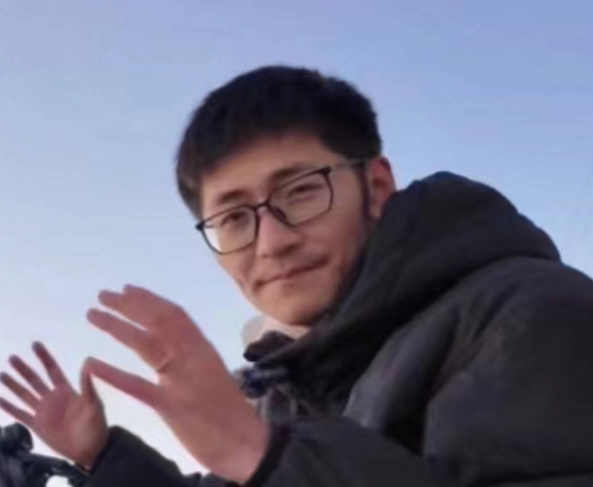
#> input picture data/all_test_data/Tim.jpg, 1186 x 973 px, found by its file name (shown at 1/2 size); its folder holds only this picture in this run
$ python result_concat.py
#> lines starting #> are read from the running program, lines starting #| are printed output that depends on the picture
from PIL import Image
import cv2
import os
import numpy as np
from tqdm import tqdm

# [7 lines of commented-out code are left out]


def resize_and_fill(image_path, new_size:tuple) -> Image.Image:
    original_image = Image.open(image_path)
    old_width, old_height = original_image.size

    if old_width > old_height:
        # new_width = new_size[0]
        new_width = min(new_size)
        new_height = new_width*old_height/old_width
    else:
        # new_height = new_size[1]
        new_height = min(new_size)
        new_width = new_height*old_width/old_height

    resized_image = original_image.resize((int(new_width), int(new_height)))
    new_image = Image.new("RGB", new_size, (0, 0, 0))

    paste_position = (int((new_size[0] - new_width) // 2), int((new_size[1] - new_height) // 2))
    new_image.paste(resized_image, paste_position)
    return new_image


def pic_frame(image_path, txt, size:tuple) -> Image.Image:
    image = Image.open(image_path).resize((size[0]-size[0]//40, size[1]-size[1]//40))
    old_width, old_height = image.size
    new_image = Image.new("RGB", size, (0, 0, 0))
    paste_position = (int((size[0]-old_width) // 2), int((size[1]-old_height) // 2))
    new_image.paste(image, paste_position)
    new_image = cv2.putText(np.array(new_image), txt, (50,50), fontFace=cv2.FONT_HERSHEY_SIMPLEX, fontScale=0.8, color=(0,0,255), thickness=2)
    return new_image


def main():
    # 1. set input path
    target_size = 1024
    # ['3dpixel2_sd', 'papercutout_sd', '3dexaggeration_sd', 'graffitisplash_sd', 'holographic_sd']
    # ['3dpixel2sd', 'papercutoutsd', 'colorfulrhythmsd', 'joyfulcartoonsd']
    lora_id = "joyfulcartoonsd"
    test_data_id = "all_test_data"
    ori_input = fr'./data/{test_data_id}'

    xl_results_dir = fr"/mnt/nfs/file_server/public/mingjiahui/experiments/faceid/untreated_output/{test_data_id}/{lora_id}"
    save_path = fr"/mnt/nfs/file_server/public/mingjiahui/experiments/faceid/treated_result/compare_diff_i2i_t2i/{test_data_id}/{lora_id}"
    # save_path = "/home/mingjiahui/projects/IpAdapter/IP-Adapter/data/other/debug.jpg"
    os.makedirs(save_path, exist_ok=True)

    # 2. prepare data
    ori_results = [os.path.join(ori_input, name) for name in os.listdir(ori_input)]

    # 4. processing
    result = None
    for ori_path in tqdm(ori_results):
        image_name = os.path.basename(ori_path)

        t2i_pipe1_Path = os.path.join(xl_results_dir, "only_faceid_0.7", image_name)
        t2i_pipe2_Path = os.path.join(xl_results_dir, "only_faceid_plusv2_0.8", image_name)
        t2i_pipe3_Path = os.path.join(xl_results_dir, "faceid_plusV2_0.8--plus_0.3", image_name)
        t2i_pipe4_Path = os.path.join(xl_results_dir, "faceid_plusV2_0.8--controlnet0.2", image_name)
        t2i_pipe5_Path = os.path.join(xl_results_dir, "faceid_plusV2_0.8--plus_0.3--controlnet0.2", image_name)
        t2i_pipe6_Path = os.path.join(xl_results_dir, "faceid_plusV2_0.8--controlnet0.5", image_name)
        t2i_pipe7_Path = os.path.join(xl_results_dir, "faceid_plusV2_0.8--plus_0.3--controlnet0.5", image_name)

        i2i_pipe0_Path = os.path.join(xl_results_dir, "img2img--only_faceid_plusv2_0.8--strength_0.6", image_name)
        i2i_pipe1_Path = os.path.join(xl_results_dir, "img2img--only_faceid_plusv2_0.8--strength_1.0", image_name)
        i2i_pipe2_Path = os.path.join(xl_results_dir, "img2img--faceid_plusV2_0.8--plus_0.3--strength_0.6", image_name)
        i2i_pipe3_Path = os.path.join(xl_results_dir, "img2img--faceid_plusV2_0.8--plus_0.3--strength_1.0", image_name)
        i2i_pipe4_Path = os.path.join(xl_results_dir, "img2img--faceid_plusV2_0.8--controlnet0.2--strength_0.6", image_name)
        i2i_pipe5_Path = os.path.join(xl_results_dir, "img2img--faceid_plusV2_0.8--controlnet0.2--strength_1.0", image_name)
        i2i_pipe6_Path = os.path.join(xl_results_dir, "img2img--faceid_plusV2_0.8--plus_0.3--controlnet0.2--strength_0.6", image_name)
        i2i_pipe7_Path = os.path.join(xl_results_dir, "img2img--faceid_plusV2_0.8--plus_0.3--controlnet0.2--strength_1.0", image_name)
        i2i_pipe8_Path = os.path.join(xl_results_dir, "img2img--faceid_plusV2_0.8--controlnet0.5--strength_0.6", image_name)
        i2i_pipe9_Path = os.path.join(xl_results_dir, "img2img--faceid_plusV2_0.8--controlnet0.5--strength_1.0", image_name)
        i2i_pipe10_Path = os.path.join(xl_results_dir, "img2img--faceid_plusV2_0.8--plus_0.3--controlnet0.5--strength_0.6", image_name)
        i2i_pipe11_Path = os.path.join(xl_results_dir, "img2img--faceid_plusV2_0.8--plus_0.3--controlnet0.5--strength_1.0", image_name)

        if not (os.path.exists(t2i_pipe1_Path) and os.path.exists(t2i_pipe2_Path) and os.path.exists(t2i_pipe3_Path) and \
                os.path.exists(t2i_pipe4_Path) and os.path.exists(t2i_pipe5_Path) and os.path.exists(t2i_pipe6_Path) and \
                os.path.exists(t2i_pipe7_Path) and os.path.exists(i2i_pipe0_Path) and os.path.exists(i2i_pipe1_Path) and \
                os.path.exists(i2i_pipe2_Path) and os.path.exists(i2i_pipe3_Path) and os.path.exists(i2i_pipe4_Path) and \
                os.path.exists(i2i_pipe5_Path) and os.path.exists(i2i_pipe6_Path) and os.path.exists(i2i_pipe7_Path) and \
                os.path.exists(i2i_pipe8_Path) and os.path.exists(i2i_pipe9_Path) and os.path.exists(i2i_pipe10_Path) and \
                os.path.exists(i2i_pipe11_Path)):
            continue

        # [5 lines of commented-out code are left out]

        target_size_tuple = (target_size*2, target_size)
        ori_image = np.array(resize_and_fill(ori_path, target_size_tuple).convert("RGB"))
#> in resize_and_fill, original_image is the input picture: PIL image 1186x973 RGB; mean R, G, B 115.6, 114.4, 133.7
#> in resize_and_fill, `resized_image = original_image.resize((int(new_width), int(new_height)))`:
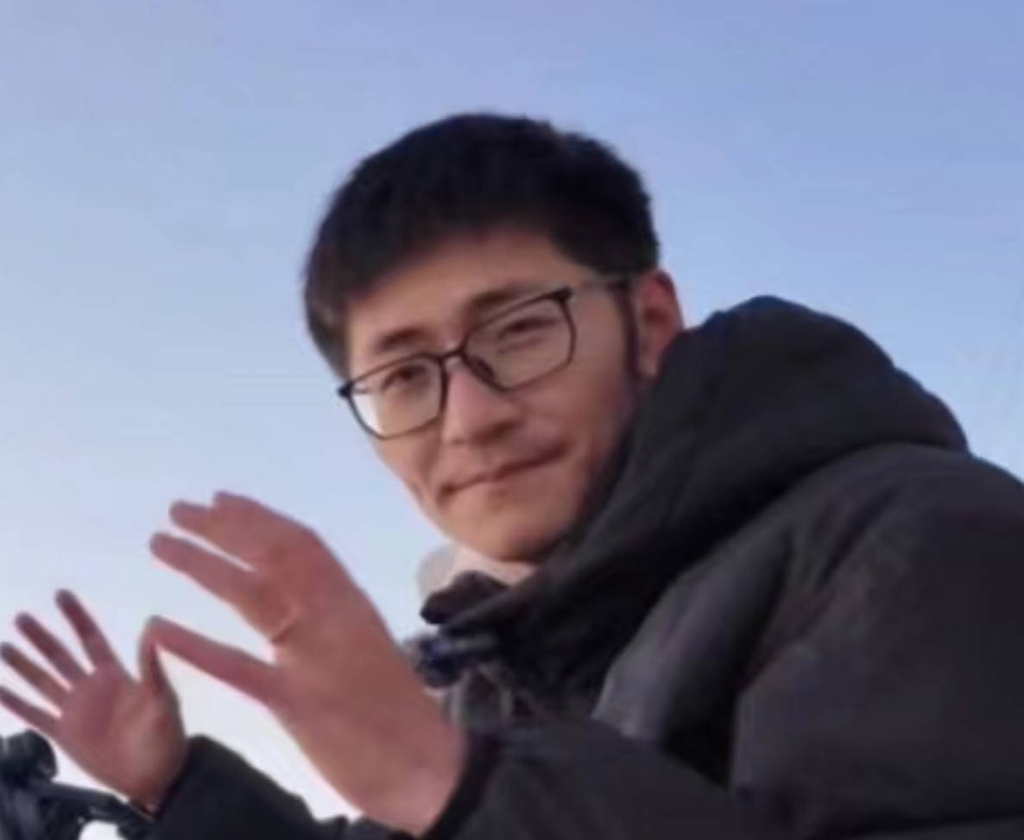
#> resized_image: PIL image 1024x840 RGB; mean R, G, B 115.6, 114.4, 133.7
#> in resize_and_fill, `new_image = Image.new("RGB", new_size, (0, 0, 0))`: new_image: PIL image 2048x1024 RGB; every value is 0
        cv2.putText(ori_image, 'ori', (100,100), fontFace=cv2.FONT_HERSHEY_SIMPLEX, fontScale=2, color=(0,255,0), thickness=3)
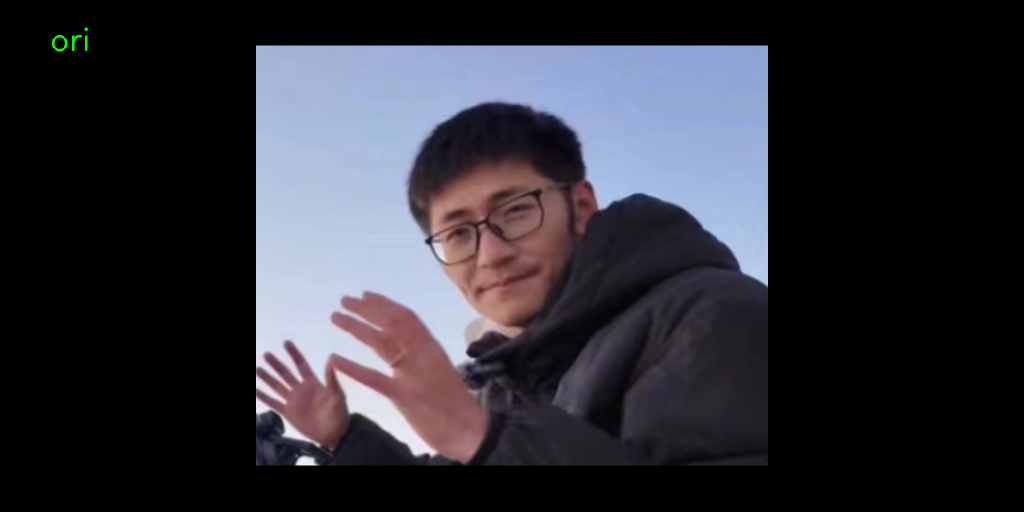
#> ori_image: shape (1024, 2048, 3) (shown at 1/2 size); mean of channels 0, 1, 2 47.4, 47, 54.8; drawn as R, G, B

        t2i_pipe1_result = pic_frame(t2i_pipe1_Path, "t2ipipe1--only_faceid_0.7", target_size_tuple)
#> in pic_frame, `image = Image.open(image_path).resize((size[0]-size[0]//40, size[1]-si..`:
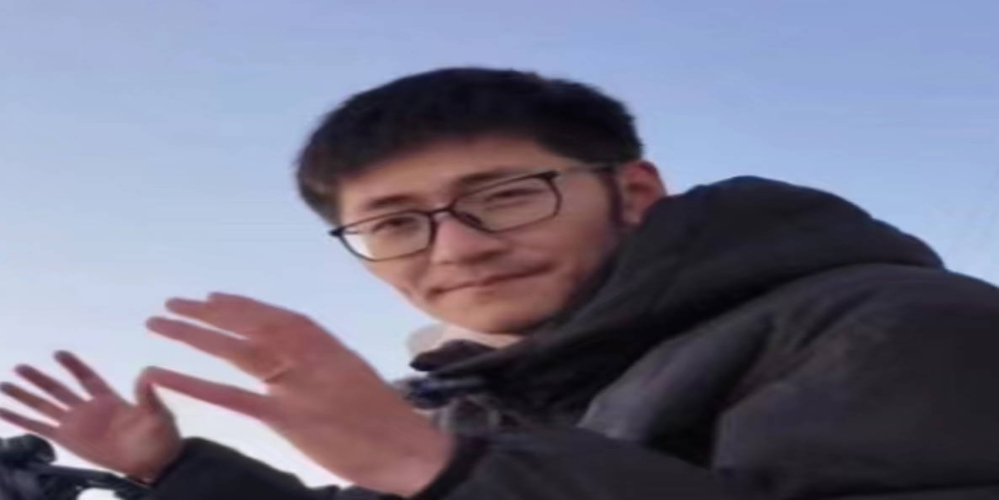
#> image: PIL image 1997x999 RGB (shown at 1/2 size); mean R, G, B 115.6, 114.4, 133.7
#> in pic_frame, `new_image.paste(image, paste_position)`:
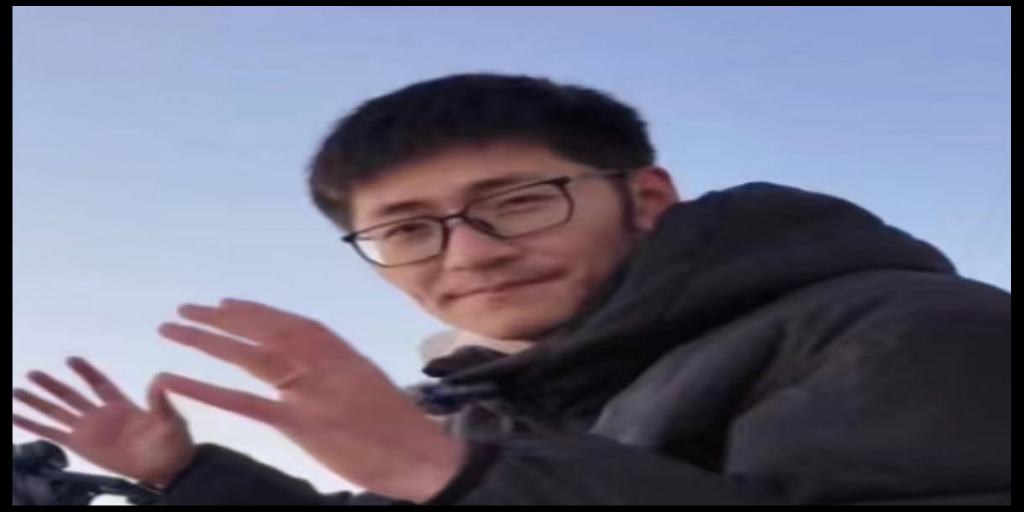
#> new_image: PIL image 2048x1024 RGB (shown at 1/2 size); mean R, G, B 110, 108.9, 127.2
        t2i_pipe2_result = pic_frame(t2i_pipe2_Path, "t2ipipe2--only_faceid_plusv2_0.8", target_size_tuple)
        t2i_pipe3_result = pic_frame(t2i_pipe3_Path, "t2ipipe3--faceid_plusV2_0.8--plus_0.3", target_size_tuple)
        t2i_pipe4_result = pic_frame(t2i_pipe4_Path, "t2ipipe4--faceid_plusV2_0.8--controlnet0.2", target_size_tuple)
        t2i_pipe5_result = pic_frame(t2i_pipe5_Path, "t2ipipe5--faceid_plusV2_0.8--plus_0.3--controlnet0.2", target_size_tuple)
        t2i_pipe6_result = pic_frame(t2i_pipe6_Path, "t2ipipe6--faceid_plusV2_0.8--controlnet0.5", target_size_tuple)
        t2i_pipe7_result = pic_frame(t2i_pipe7_Path, "t2ipipe7--faceid_plusV2_0.8--plus_0.3--controlnet0.5", target_size_tuple)

        i2i_pipe0_result = pic_frame(i2i_pipe0_Path, "i2ipipe0--only_faceid_plusv2_0.8--strength_0.6", target_size_tuple)
        i2i_pipe1_result = pic_frame(i2i_pipe1_Path, "i2ipipe1--only_faceid_plusv2_0.8--strength_1.0", target_size_tuple)
        i2i_pipe2_result = pic_frame(i2i_pipe2_Path, "i2ipipe2--faceid_plusV2_0.8--plus_0.3--strength_0.6", target_size_tuple)
        i2i_pipe3_result = pic_frame(i2i_pipe3_Path, "i2ipipe3--faceid_plusV2_0.8--plus_0.3--strength_1.0", target_size_tuple)
        i2i_pipe4_result = pic_frame(i2i_pipe4_Path, "i2ipipe4--faceid_plusV2_0.8--controlnet0.2--strength_0.6", target_size_tuple)
        i2i_pipe5_result = pic_frame(i2i_pipe5_Path, "i2ipipe5--faceid_plusV2_0.8--controlnet0.2--strength_1.0", target_size_tuple)
        i2i_pipe6_result = pic_frame(i2i_pipe6_Path, "i2ipipe6--faceid_plusV2_0.8--plus_0.3--controlnet0.2--strength_0.6", target_size_tuple)
        i2i_pipe7_result = pic_frame(i2i_pipe7_Path, "i2ipipe7--faceid_plusV2_0.8--plus_0.3--controlnet0.2--strength_1.0", target_size_tuple)
        i2i_pipe8_result = pic_frame(i2i_pipe8_Path, "i2ipipe8--faceid_plusV2_0.8--controlnet0.5--strength_0.6", target_size_tuple)
        i2i_pipe9_result = pic_frame(i2i_pipe9_Path, "i2ipipe9--faceid_plusV2_0.8--controlnet0.5--strength_1.0", target_size_tuple)
        i2i_pipe10_result = pic_frame(i2i_pipe10_Path, "i2ipipe10--faceid_plusV2_0.8--plus_0.3--controlnet0.5--strength_0.6", target_size_tuple)
        i2i_pipe11_result = pic_frame(i2i_pipe11_Path, "i2ipipe11--faceid_plusV2_0.8--plus_0.3--controlnet0.5--strength_1.0", target_size_tuple)

        hconcat0 = cv2.hconcat([ori_image, t2i_pipe1_result])
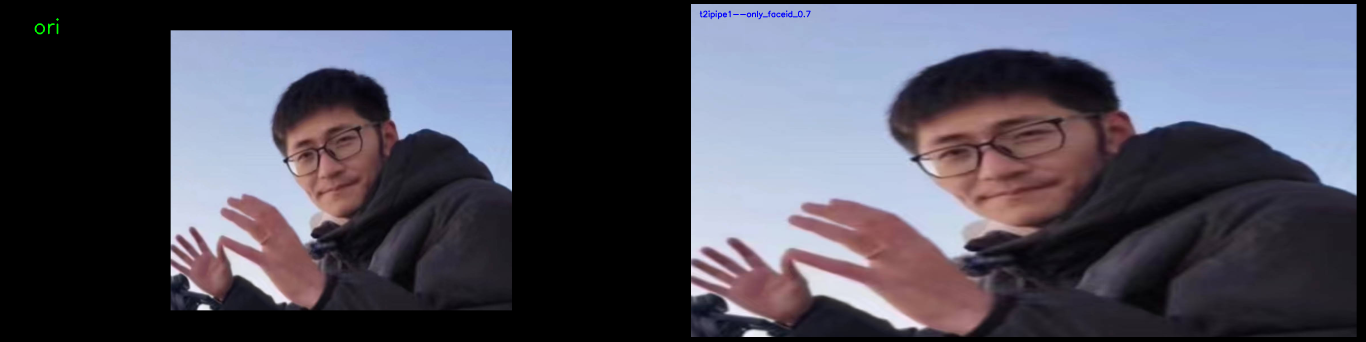
#> hconcat0: shape (1024, 4096, 3) (shown at 1/3 size); mean of channels 0, 1, 2 78.6, 77.9, 91; drawn as R, G, B
        hconcat1 = cv2.hconcat([t2i_pipe2_result, t2i_pipe3_result])
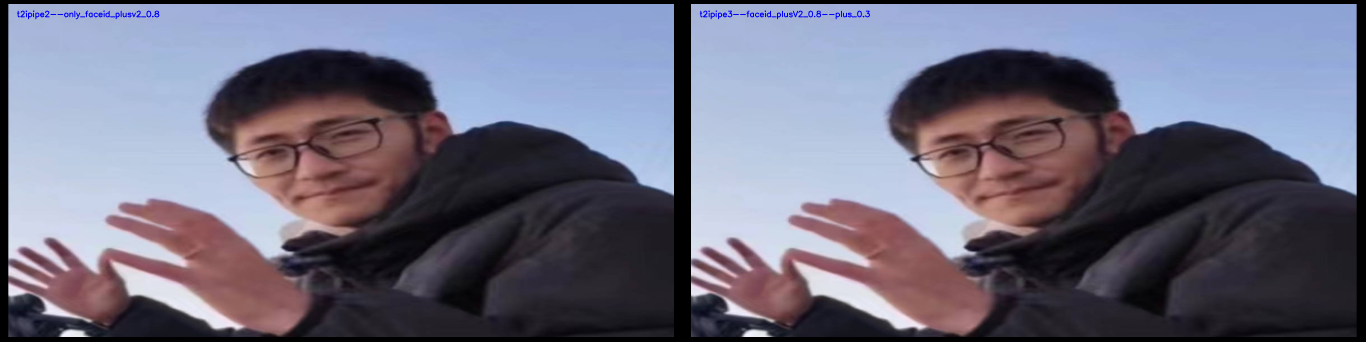
#> hconcat1: shape (1024, 4096, 3) (shown at 1/3 size); mean R, G, B 109.8, 108.6, 127.3
        hconcat2 = cv2.hconcat([t2i_pipe4_result, t2i_pipe5_result])
        hconcat3 = cv2.hconcat([t2i_pipe6_result, t2i_pipe7_result])
        hconcat4 = cv2.hconcat([i2i_pipe0_result, i2i_pipe1_result])
        hconcat5 = cv2.hconcat([i2i_pipe2_result, i2i_pipe3_result])
        hconcat6 = cv2.hconcat([i2i_pipe4_result, i2i_pipe5_result])
        hconcat7 = cv2.hconcat([i2i_pipe6_result, i2i_pipe7_result])
        hconcat8 = cv2.hconcat([i2i_pipe8_result, i2i_pipe9_result])
        hconcat9 = cv2.hconcat([i2i_pipe10_result, i2i_pipe11_result])
        case = cv2.vconcat([hconcat0, hconcat1, hconcat2, hconcat3, \
                              hconcat4, hconcat5, hconcat6, hconcat7, hconcat8, hconcat9])
        # result = cv2.vconcat([result, case]) if result is not None else case
        save_path_ = os.path.join(save_path, f"{os.path.basename(ori_path)}")
        Image.fromarray(case).save(save_path_)
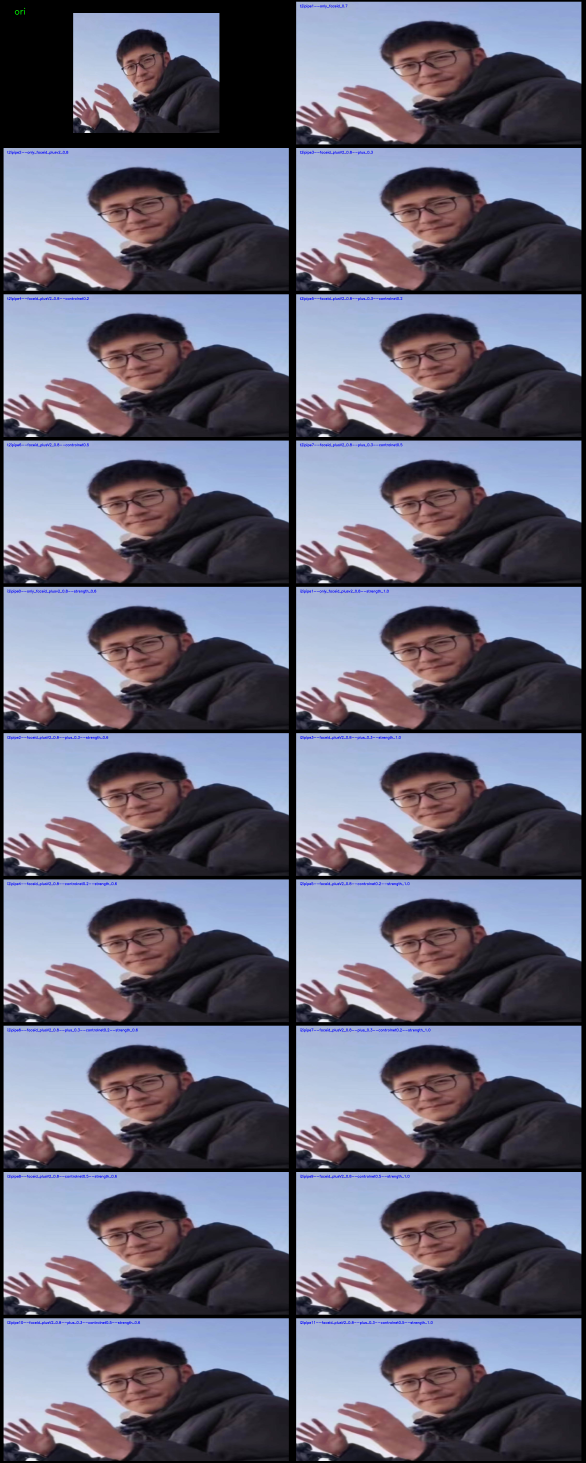
#> saved as Tim.jpg: PIL image 4096x10240 RGB (shown at 1/7 size); mean R, G, B 106.6, 105.4, 123.7
        print(f"result has saving in {save_path_}")


if __name__ == '__main__':
    main()

$ run again, on data/all_test_data/aoteman.jpg
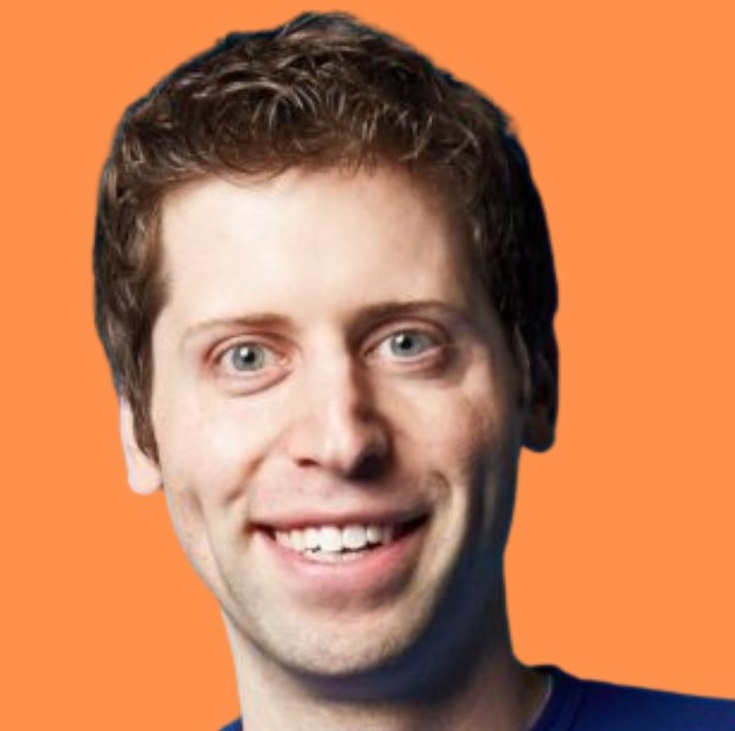
#> input picture data/all_test_data/aoteman.jpg, 735 x 731 px, found by its file name
#> in resize_and_fill, original_image is the input picture: PIL image 735x731 RGB; mean R, G, B 194.9, 128, 89.8
#> in main, `cv2.putText(ori_image, 'ori', (100,100), fontFace=cv2.FONT_HERSHEY_SIM..`:
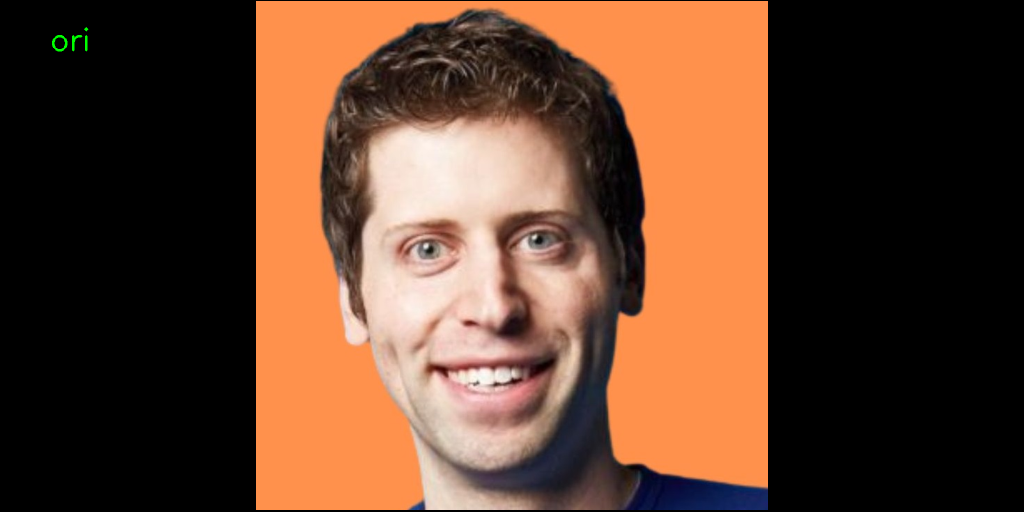
#> ori_image: shape (1024, 2048, 3) (shown at 1/2 size); mean of channels 0, 1, 2 96.9, 63.7, 44.6; drawn as R, G, B
#> in main, `Image.fromarray(case).save(save_path_)`:
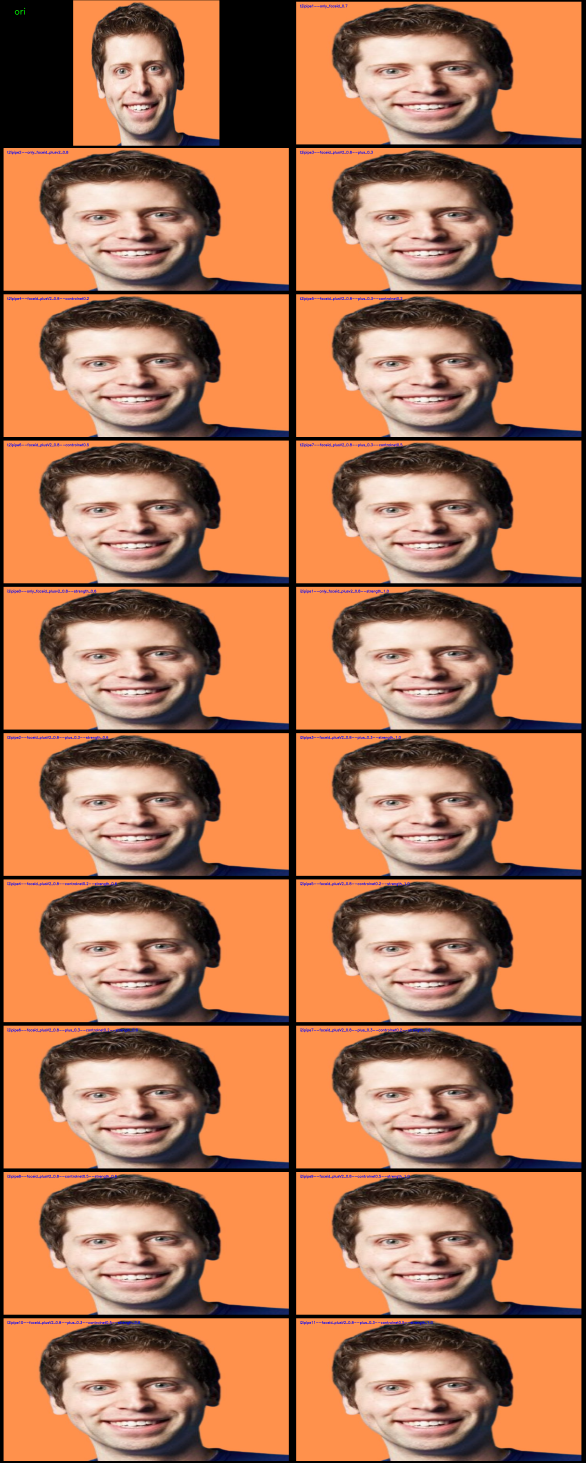
#> saved as aoteman.jpg: PIL image 4096x10240 RGB (shown at 1/7 size); mean R, G, B 180.5, 118.6, 83.8
